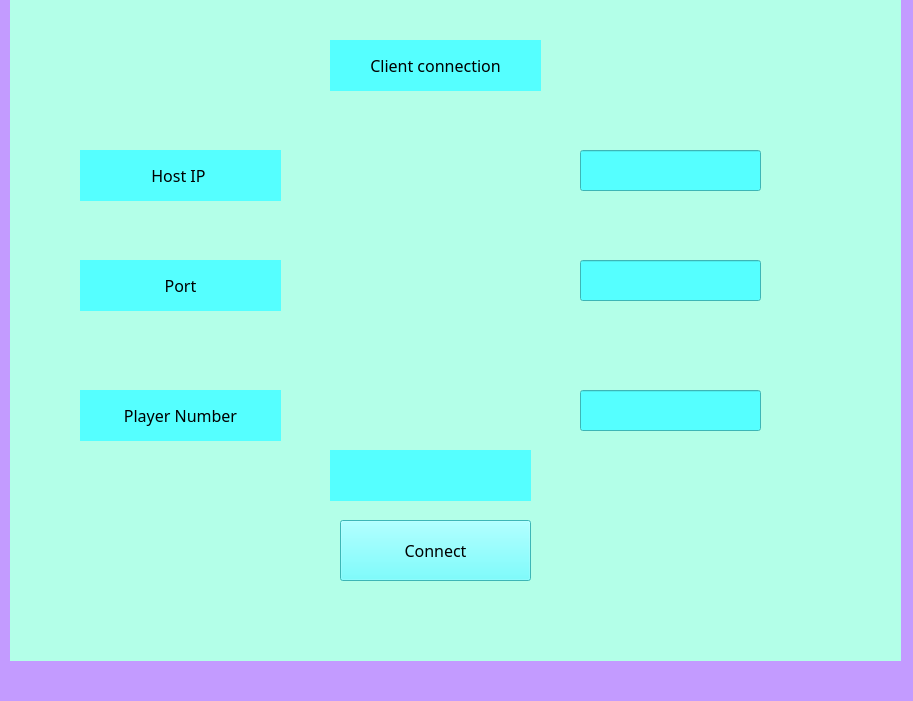
<?xml version="1.0" encoding="UTF-8"?>
<ui version="4.0">
 <class>client_greeting</class>
 <widget class="QMainWindow" name="client_greeting">
  <property name="geometry">
   <rect>
    <x>0</x>
    <y>0</y>
    <width>913</width>
    <height>701</height>
   </rect>
  </property>
  <property name="windowTitle">
   <string>Client</string>
  </property>
  <property name="styleSheet">
   <string notr="true">background-color:rgb(195, 155, 255)</string>
  </property>
  <widget class="QWidget" name="centralwidget">
   <widget class="QStackedWidget" name="client_stack_widget">
    <property name="geometry">
     <rect>
      <x>10</x>
      <y>0</y>
      <width>891</width>
      <height>661</height>
     </rect>
    </property>
    <property name="styleSheet">
     <string notr="true">background-color:rgb(179, 255, 232)</string>
    </property>
    <property name="currentIndex">
     <number>0</number>
    </property>
    <widget class="QWidget" name="page">
     <widget class="QLabel" name="label">
      <property name="geometry">
       <rect>
        <x>320</x>
        <y>40</y>
        <width>211</width>
        <height>51</height>
       </rect>
      </property>
      <property name="font">
       <font>
        <family>OCR A Extended</family>
        <pointsize>12</pointsize>
       </font>
      </property>
      <property name="styleSheet">
       <string notr="true">background-color:rgb(85, 255, 255)</string>
      </property>
      <property name="text">
       <string>Client connection</string>
      </property>
      <property name="alignment">
       <set>Qt::AlignCenter</set>
      </property>
     </widget>
     <widget class="QLabel" name="label_2">
      <property name="geometry">
       <rect>
        <x>70</x>
        <y>150</y>
        <width>201</width>
        <height>51</height>
       </rect>
      </property>
      <property name="font">
       <font>
        <family>OCR A Extended</family>
        <pointsize>12</pointsize>
       </font>
      </property>
      <property name="cursor">
       <cursorShape>CrossCursor</cursorShape>
      </property>
      <property name="styleSheet">
       <string notr="true">background-color:rgb(85, 255, 255)</string>
      </property>
      <property name="text">
       <string>Host IP </string>
      </property>
      <property name="alignment">
       <set>Qt::AlignCenter</set>
      </property>
     </widget>
     <widget class="QLineEdit" name="host_ip_input">
      <property name="geometry">
       <rect>
        <x>570</x>
        <y>150</y>
        <width>181</width>
        <height>41</height>
       </rect>
      </property>
      <property name="font">
       <font>
        <family>OCR A Extended</family>
        <pointsize>12</pointsize>
       </font>
      </property>
      <property name="cursor">
       <cursorShape>ArrowCursor</cursorShape>
      </property>
      <property name="styleSheet">
       <string notr="true">background-color:rgb(85, 255, 255)
</string>
      </property>
      <property name="alignment">
       <set>Qt::AlignCenter</set>
      </property>
     </widget>
     <widget class="QLabel" name="label_3">
      <property name="geometry">
       <rect>
        <x>70</x>
        <y>260</y>
        <width>201</width>
        <height>51</height>
       </rect>
      </property>
      <property name="font">
       <font>
        <family>OCR A Extended</family>
        <pointsize>12</pointsize>
       </font>
      </property>
      <property name="cursor">
       <cursorShape>CrossCursor</cursorShape>
      </property>
      <property name="styleSheet">
       <string notr="true">background-color:rgb(85, 255, 255)</string>
      </property>
      <property name="text">
       <string>Port</string>
      </property>
      <property name="alignment">
       <set>Qt::AlignCenter</set>
      </property>
     </widget>
     <widget class="QLineEdit" name="port_input">
      <property name="geometry">
       <rect>
        <x>570</x>
        <y>260</y>
        <width>181</width>
        <height>41</height>
       </rect>
      </property>
      <property name="font">
       <font>
        <family>OCR A Extended</family>
        <pointsize>12</pointsize>
       </font>
      </property>
      <property name="styleSheet">
       <string notr="true">background-color:rgb(85, 255, 255)
</string>
      </property>
      <property name="alignment">
       <set>Qt::AlignCenter</set>
      </property>
     </widget>
     <widget class="QPushButton" name="connect_button">
      <property name="geometry">
       <rect>
        <x>330</x>
        <y>520</y>
        <width>191</width>
        <height>61</height>
       </rect>
      </property>
      <property name="font">
       <font>
        <family>OCR A Extended</family>
        <pointsize>12</pointsize>
       </font>
      </property>
      <property name="cursor">
       <cursorShape>PointingHandCursor</cursorShape>
      </property>
      <property name="styleSheet">
       <string notr="true">background-color:rgb(85, 255, 255)
</string>
      </property>
      <property name="text">
       <string>Connect</string>
      </property>
     </widget>
     <widget class="QLabel" name="label_4">
      <property name="geometry">
       <rect>
        <x>70</x>
        <y>390</y>
        <width>201</width>
        <height>51</height>
       </rect>
      </property>
      <property name="font">
       <font>
        <family>OCR A Extended</family>
        <pointsize>12</pointsize>
       </font>
      </property>
      <property name="cursor">
       <cursorShape>CrossCursor</cursorShape>
      </property>
      <property name="styleSheet">
       <string notr="true">background-color:rgb(85, 255, 255)</string>
      </property>
      <property name="text">
       <string>Player Number</string>
      </property>
      <property name="alignment">
       <set>Qt::AlignCenter</set>
      </property>
     </widget>
     <widget class="QLineEdit" name="player_number_input">
      <property name="geometry">
       <rect>
        <x>570</x>
        <y>390</y>
        <width>181</width>
        <height>41</height>
       </rect>
      </property>
      <property name="font">
       <font>
        <family>OCR A Extended</family>
        <pointsize>12</pointsize>
       </font>
      </property>
      <property name="styleSheet">
       <string notr="true">background-color:rgb(85, 255, 255)
</string>
      </property>
      <property name="alignment">
       <set>Qt::AlignCenter</set>
      </property>
     </widget>
     <widget class="QLabel" name="info_label">
      <property name="geometry">
       <rect>
        <x>320</x>
        <y>450</y>
        <width>201</width>
        <height>51</height>
       </rect>
      </property>
      <property name="font">
       <font>
        <family>OCR A Extended</family>
        <pointsize>12</pointsize>
       </font>
      </property>
      <property name="cursor">
       <cursorShape>CrossCursor</cursorShape>
      </property>
      <property name="styleSheet">
       <string notr="true">background-color:rgb(85, 255, 255)</string>
      </property>
      <property name="text">
       <string/>
      </property>
      <property name="alignment">
       <set>Qt::AlignCenter</set>
      </property>
     </widget>
    </widget>
    <widget class="QWidget" name="page_2">
     <widget class="QWidget" name="gridLayoutWidget_2">
      <property name="geometry">
       <rect>
        <x>30</x>
        <y>170</y>
        <width>201</width>
        <height>211</height>
       </rect>
      </property>
      <layout class="QGridLayout" name="game_deck_layout_client">
       <property name="verticalSpacing">
        <number>7</number>
       </property>
      </layout>
     </widget>
     <widget class="QLabel" name="info_label_client">
      <property name="geometry">
       <rect>
        <x>30</x>
        <y>430</y>
        <width>201</width>
        <height>51</height>
       </rect>
      </property>
      <property name="font">
       <font>
        <family>OCR A Extended</family>
        <pointsize>10</pointsize>
       </font>
      </property>
      <property name="styleSheet">
       <string notr="true">background-color:rgb(195, 155, 255)</string>
      </property>
      <property name="text">
       <string/>
      </property>
      <property name="alignment">
       <set>Qt::AlignCenter</set>
      </property>
     </widget>
     <widget class="QPushButton" name="add_button_client">
      <property name="geometry">
       <rect>
        <x>280</x>
        <y>580</y>
        <width>141</width>
        <height>51</height>
       </rect>
      </property>
      <property name="font">
       <font>
        <family>OCR A Extended</family>
        <pointsize>12</pointsize>
       </font>
      </property>
      <property name="styleSheet">
       <string notr="true">background-color:rgb(195, 155, 255)</string>
      </property>
      <property name="text">
       <string>Add</string>
      </property>
     </widget>
     <widget class="QPushButton" name="drop_button_client">
      <property name="geometry">
       <rect>
        <x>460</x>
        <y>580</y>
        <width>141</width>
        <height>51</height>
       </rect>
      </property>
      <property name="font">
       <font>
        <family>OCR A Extended</family>
        <pointsize>12</pointsize>
       </font>
      </property>
      <property name="styleSheet">
       <string notr="true">background-color:rgb(195, 155, 255)</string>
      </property>
      <property name="text">
       <string>Drop</string>
      </property>
     </widget>
     <widget class="QListWidget" name="player_cards_client">
      <property name="geometry">
       <rect>
        <x>680</x>
        <y>210</y>
        <width>181</width>
        <height>192</height>
       </rect>
      </property>
      <property name="styleSheet">
       <string notr="true">background-color:rgb(195, 155, 255)</string>
      </property>
     </widget>
     <widget class="QWidget" name="gridLayoutWidget">
      <property name="geometry">
       <rect>
        <x>280</x>
        <y>20</y>
        <width>331</width>
        <height>541</height>
       </rect>
      </property>
      <layout class="QGridLayout" name="gridLayout_client">
       <property name="verticalSpacing">
        <number>7</number>
       </property>
      </layout>
     </widget>
    </widget>
   </widget>
  </widget>
  <widget class="QMenuBar" name="menubar">
   <property name="geometry">
    <rect>
     <x>0</x>
     <y>0</y>
     <width>913</width>
     <height>25</height>
    </rect>
   </property>
  </widget>
  <widget class="QStatusBar" name="statusbar"/>
 </widget>
 <resources/>
 <connections/>
</ui>
